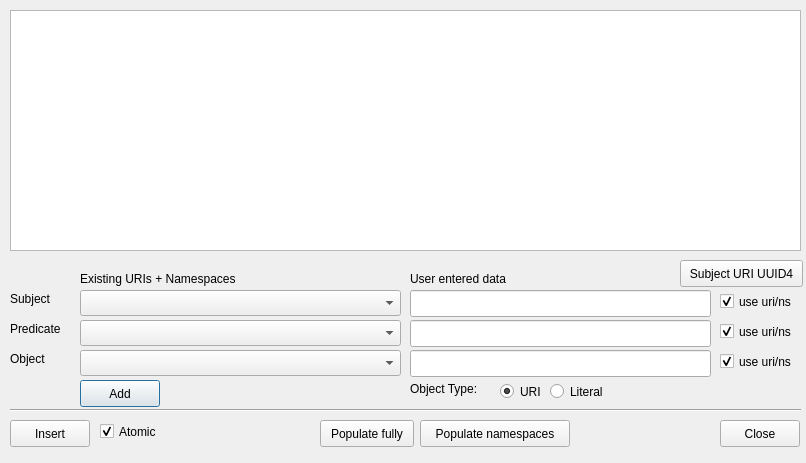
<ui version="4.0" >
 <class>DialogMakeTransaction</class>
 <widget class="QDialog" name="DialogMakeTransaction" >
  <property name="geometry" >
   <rect>
    <x>0</x>
    <y>0</y>
    <width>806</width>
    <height>463</height>
   </rect>
  </property>
  <property name="windowTitle" >
   <string>Make Transaction</string>
  </property>
  <widget class="QPushButton" name="pushButtonAdd" >
   <property name="geometry" >
    <rect>
     <x>80</x>
     <y>380</y>
     <width>80</width>
     <height>27</height>
    </rect>
   </property>
   <property name="text" >
    <string>Add</string>
   </property>
  </widget>
  <widget class="QLabel" name="label" >
   <property name="geometry" >
    <rect>
     <x>10</x>
     <y>290</y>
     <width>57</width>
     <height>18</height>
    </rect>
   </property>
   <property name="text" >
    <string>Subject</string>
   </property>
  </widget>
  <widget class="QLabel" name="label_2" >
   <property name="geometry" >
    <rect>
     <x>10</x>
     <y>320</y>
     <width>61</width>
     <height>18</height>
    </rect>
   </property>
   <property name="text" >
    <string>Predicate</string>
   </property>
  </widget>
  <widget class="QLabel" name="label_3" >
   <property name="geometry" >
    <rect>
     <x>10</x>
     <y>350</y>
     <width>57</width>
     <height>18</height>
    </rect>
   </property>
   <property name="text" >
    <string>Object</string>
   </property>
  </widget>
  <widget class="QLineEdit" name="lineEditSubject" >
   <property name="geometry" >
    <rect>
     <x>410</x>
     <y>290</y>
     <width>301</width>
     <height>27</height>
    </rect>
   </property>
  </widget>
  <widget class="QLineEdit" name="lineEditPredicate" >
   <property name="geometry" >
    <rect>
     <x>410</x>
     <y>320</y>
     <width>301</width>
     <height>27</height>
    </rect>
   </property>
  </widget>
  <widget class="QLineEdit" name="lineEditObject" >
   <property name="geometry" >
    <rect>
     <x>410</x>
     <y>350</y>
     <width>301</width>
     <height>27</height>
    </rect>
   </property>
  </widget>
  <widget class="QLabel" name="label_4" >
   <property name="geometry" >
    <rect>
     <x>10</x>
     <y>380</y>
     <width>57</width>
     <height>18</height>
    </rect>
   </property>
   <property name="text" >
    <string/>
   </property>
  </widget>
  <widget class="QComboBox" name="comboBoxSubjectNS" >
   <property name="geometry" >
    <rect>
     <x>80</x>
     <y>290</y>
     <width>321</width>
     <height>26</height>
    </rect>
   </property>
  </widget>
  <widget class="QComboBox" name="comboBoxPredicateNS" >
   <property name="geometry" >
    <rect>
     <x>80</x>
     <y>320</y>
     <width>321</width>
     <height>26</height>
    </rect>
   </property>
   <property name="toolTip" >
    <string>&lt;html>&lt;head>&lt;meta name="qrichtext" content="1" />&lt;style type="text/css">
p, li { white-space: pre-wrap; }
&lt;/style>&lt;/head>&lt;body style=" font-family:'Sans Serif'; font-size:9pt; font-weight:400; font-style:normal;">
&lt;p style=" margin-top:0px; margin-bottom:0px; margin-left:0px; margin-right:0px; -qt-block-indent:0; text-indent:0px;">This contains a list of namespaces and property URIs which get prepended to the user entered data&lt;/p>&lt;/body>&lt;/html></string>
   </property>
  </widget>
  <widget class="QComboBox" name="comboBoxObjectNS" >
   <property name="geometry" >
    <rect>
     <x>80</x>
     <y>350</y>
     <width>321</width>
     <height>26</height>
    </rect>
   </property>
  </widget>
  <widget class="QPushButton" name="pushButtonGenUUID4Subject" >
   <property name="geometry" >
    <rect>
     <x>680</x>
     <y>260</y>
     <width>123</width>
     <height>27</height>
    </rect>
   </property>
   <property name="text" >
    <string>Subject URI UUID4</string>
   </property>
  </widget>
  <widget class="QRadioButton" name="radioButtonURI" >
   <property name="geometry" >
    <rect>
     <x>500</x>
     <y>380</y>
     <width>99</width>
     <height>23</height>
    </rect>
   </property>
   <property name="text" >
    <string>URI</string>
   </property>
   <property name="checked" >
    <bool>true</bool>
   </property>
  </widget>
  <widget class="QRadioButton" name="radioButtonLiteral" >
   <property name="geometry" >
    <rect>
     <x>550</x>
     <y>380</y>
     <width>99</width>
     <height>23</height>
    </rect>
   </property>
   <property name="text" >
    <string>Literal</string>
   </property>
  </widget>
  <widget class="Line" name="line" >
   <property name="geometry" >
    <rect>
     <x>10</x>
     <y>400</y>
     <width>791</width>
     <height>21</height>
    </rect>
   </property>
   <property name="orientation" >
    <enum>Qt::Horizontal</enum>
   </property>
  </widget>
  <widget class="QPushButton" name="pushButton_7" >
   <property name="geometry" >
    <rect>
     <x>10</x>
     <y>420</y>
     <width>80</width>
     <height>27</height>
    </rect>
   </property>
   <property name="text" >
    <string>Insert</string>
   </property>
  </widget>
  <widget class="QPushButton" name="pushButtonClose" >
   <property name="geometry" >
    <rect>
     <x>720</x>
     <y>420</y>
     <width>80</width>
     <height>27</height>
    </rect>
   </property>
   <property name="text" >
    <string>Close</string>
   </property>
  </widget>
  <widget class="QCheckBox" name="checkBox" >
   <property name="geometry" >
    <rect>
     <x>100</x>
     <y>420</y>
     <width>83</width>
     <height>23</height>
    </rect>
   </property>
   <property name="text" >
    <string>Atomic</string>
   </property>
   <property name="checked" >
    <bool>true</bool>
   </property>
  </widget>
  <widget class="QLabel" name="label_5" >
   <property name="geometry" >
    <rect>
     <x>80</x>
     <y>270</y>
     <width>178</width>
     <height>18</height>
    </rect>
   </property>
   <property name="text" >
    <string>Existing URIs + Namespaces</string>
   </property>
  </widget>
  <widget class="QLabel" name="label_6" >
   <property name="geometry" >
    <rect>
     <x>410</x>
     <y>270</y>
     <width>126</width>
     <height>18</height>
    </rect>
   </property>
   <property name="text" >
    <string>User entered data</string>
   </property>
  </widget>
  <widget class="QPushButton" name="pushButtonPopulate" >
   <property name="geometry" >
    <rect>
     <x>320</x>
     <y>420</y>
     <width>94</width>
     <height>27</height>
    </rect>
   </property>
   <property name="text" >
    <string>Populate fully</string>
   </property>
  </widget>
  <widget class="QPushButton" name="pushButtonPopulateNS" >
   <property name="geometry" >
    <rect>
     <x>420</x>
     <y>420</y>
     <width>150</width>
     <height>27</height>
    </rect>
   </property>
   <property name="text" >
    <string>Populate namespaces</string>
   </property>
  </widget>
  <widget class="QCheckBox" name="checkBoxSubjectUse" >
   <property name="geometry" >
    <rect>
     <x>720</x>
     <y>290</y>
     <width>91</width>
     <height>23</height>
    </rect>
   </property>
   <property name="text" >
    <string>use uri/ns</string>
   </property>
   <property name="checked" >
    <bool>true</bool>
   </property>
   <property name="tristate" >
    <bool>false</bool>
   </property>
  </widget>
  <widget class="QCheckBox" name="checkBoxPredicateUse" >
   <property name="geometry" >
    <rect>
     <x>720</x>
     <y>320</y>
     <width>91</width>
     <height>23</height>
    </rect>
   </property>
   <property name="text" >
    <string>use uri/ns</string>
   </property>
   <property name="checked" >
    <bool>true</bool>
   </property>
   <property name="tristate" >
    <bool>false</bool>
   </property>
  </widget>
  <widget class="QCheckBox" name="checkBoxObjectUse" >
   <property name="geometry" >
    <rect>
     <x>720</x>
     <y>350</y>
     <width>91</width>
     <height>23</height>
    </rect>
   </property>
   <property name="text" >
    <string>use uri/ns</string>
   </property>
   <property name="checked" >
    <bool>true</bool>
   </property>
   <property name="tristate" >
    <bool>false</bool>
   </property>
  </widget>
  <widget class="QTableWidget" name="listWidgetTriples" >
   <property name="geometry" >
    <rect>
     <x>10</x>
     <y>10</y>
     <width>791</width>
     <height>241</height>
    </rect>
   </property>
  </widget>
  <widget class="QLabel" name="label_7" >
   <property name="geometry" >
    <rect>
     <x>410</x>
     <y>380</y>
     <width>126</width>
     <height>18</height>
    </rect>
   </property>
   <property name="text" >
    <string>Object Type:</string>
   </property>
  </widget>
 </widget>
 <resources/>
 <connections>
  <connection>
   <sender>pushButtonClose</sender>
   <signal>clicked()</signal>
   <receiver>DialogMakeTransaction</receiver>
   <slot>reject()</slot>
   <hints>
    <hint type="sourcelabel" >
     <x>556</x>
     <y>367</y>
    </hint>
    <hint type="destinationlabel" >
     <x>494</x>
     <y>349</y>
    </hint>
   </hints>
  </connection>
 </connections>
</ui>
